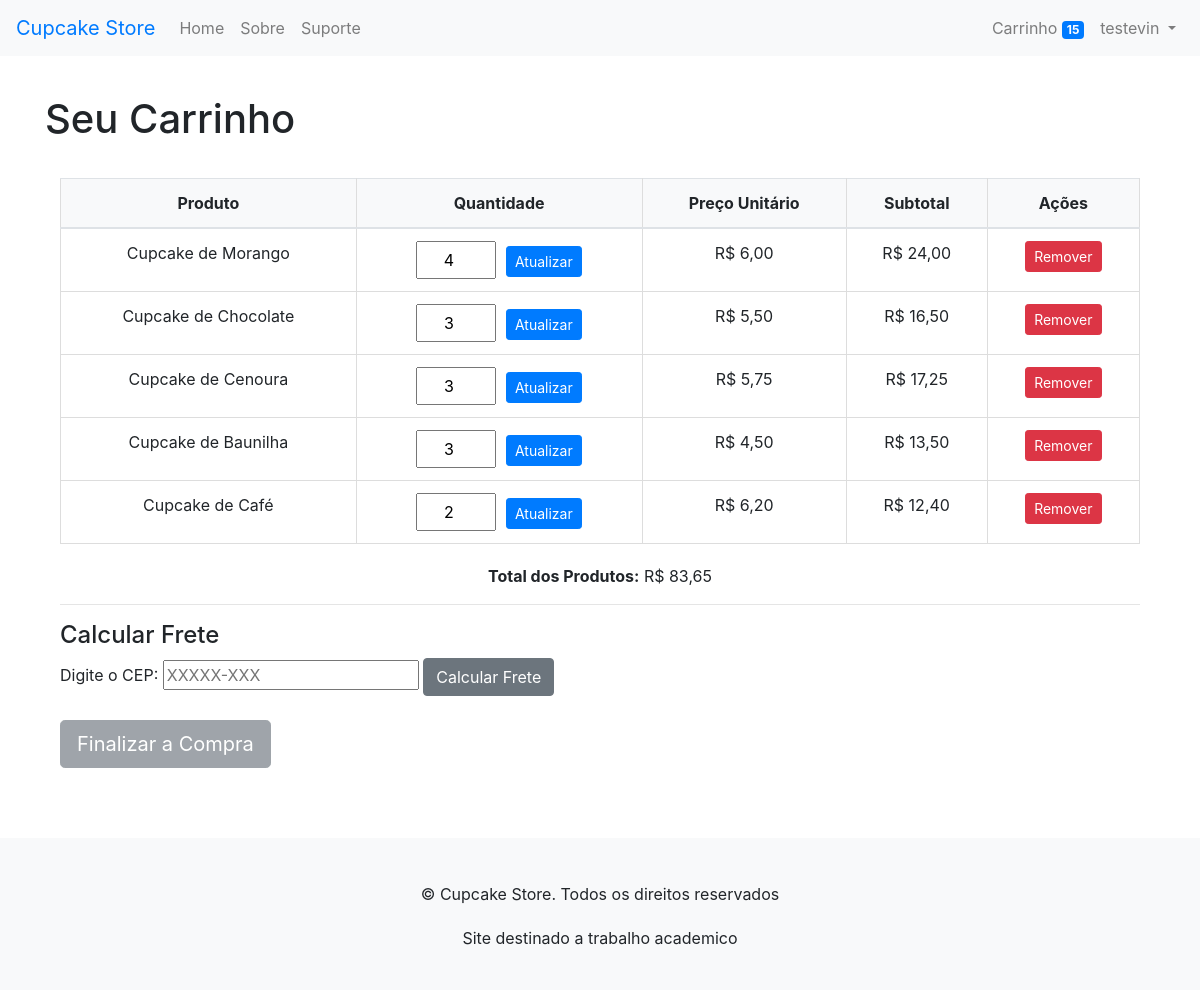
Before: /carrinho/ (signed in) with the older database file.
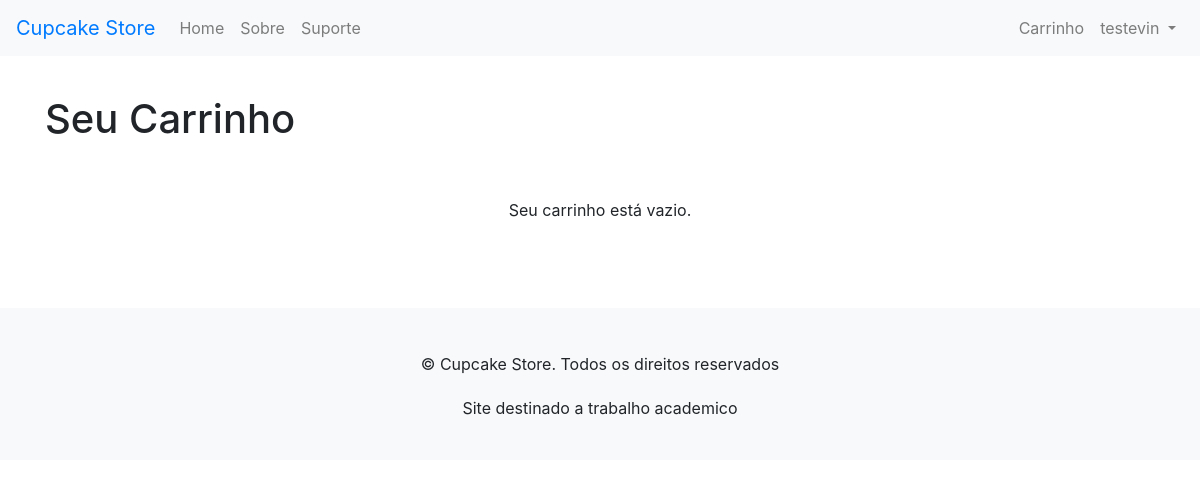
After: the same page with the newer database file.
### meu_app/models.py (models this page shows, shortened)
class CarrinhoProduto(models.Model):
    carrinho = models.ForeignKey(Carrinho, on_delete=models.CASCADE)
    produto = models.ForeignKey(Produto, on_delete=models.CASCADE)
    quantidade = models.PositiveIntegerField(default=1)
    @property
    def subtotal(self):
        return self.quantidade * self.produto.preco

class Produto(models.Model):
    titulo = models.CharField(max_length=100)
    descricao = models.TextField()
    preco = models.DecimalField(max_digits=10, decimal_places=2)
    imagem = models.ImageField(upload_to='produtos/', blank=True, null=True)

### meu_app/views.py (the view, shortened to what this page needs)
# urls.py: path('carrinho/', views.carrinho, name='carrinho'),  # Página do carrinho
@login_required
def carrinho(request):
    carrinho = Carrinho.objects.filter(usuario=request.user).first()
    itens = []
    total_geral = Decimal(0.0)
    frete = None
    erro_cep = None
    total_com_frete = None
    if carrinho:
        itens = carrinho.carrinhoproduto_set.all()
        total_geral = sum(item.subtotal for item in itens)
    return render(request, 'meu_app/carrinho.html', {
        'carrinho': carrinho,
        'itens': itens,
        'total_geral': total_geral,
        'frete': frete,
        'total_com_frete': total_com_frete,
        'erro_cep': erro_cep,
    })

### meu_app/context_processors.py (called while the page is built)
def carrinho_count(request):
    if request.user.is_authenticated:
        carrinho = Carrinho.objects.filter(usuario=request.user).first()
        if carrinho:
            return {'carrinho_count': carrinho.carrinhoproduto_set.aggregate(total=Sum('quantidade'))['total'] or 0}
    return {'carrinho_count': 0}

### meu_app/templates/meu_app/carrinho.html (shortened to what this page needs)
{% extends 'meu_app/base.html' %}
{% block content %}
<h1>Seu Carrinho</h1>
<div class="container">
    {% if carrinho and itens %}
    <table class="table">
        <thead>
            <tr>
                <th>Produto</th>
                <th>Quantidade</th>
                <th>Preço Unitário</th>
                <th>Subtotal</th>
                <th>Ações</th>
            </tr>
        </thead>
        <tbody>
            {% for item in itens %}
            <tr>
                <td>{{ item.produto.titulo }}</td>
                <td>
                    <form method="post" action="{% url 'atualizar_quantidade' item.produto.id %}">
                        <input type="number" name="quantidade" value="{{ item.quantidade }}" min="1">
                        <button type="submit" class="btn btn-primary btn-sm">Atualizar</button>
                    </form>
                </td>
                <td>R$ {{ item.produto.preco }}</td>
                <td>R$ {{ item.subtotal }}</td>
                <td>
                    <form method="post" action="{% url 'remover_item' item.produto.id %}">
                        <button type="submit" class="btn btn-danger btn-sm">Remover</button>
                    </form>
                </td>
            </tr>
            {% endfor %}
        </tbody>
    </table>
    <div class="text-end">
        <p><strong>Total dos Produtos:</strong> R$ {{ total_geral }}</p>
    </div>
    <hr>
    <h4>Calcular Frete</h4>
    <form method="post" action="{% url 'carrinho' %}">
        <label for="cep">Digite o CEP:</label>
        <input
            type="text"
            id="cep"
            name="cep"
            maxlength="9"
            pattern="\d{5}-\d{3}"
            placeholder="XXXXX-XXX"
            required
            oninput="formatarCEP(this)"
        >
        <button type="submit" class="btn btn-secondary">Calcular Frete</button>
    </form>
    <div class="text-end mt-4">
        {% if frete is not None %}
        <form method="get" action="{% url 'finalizar_compra' %}">
            <input type="hidden" name="total_com_frete" value="{{ total_com_frete|floatformat:2 }}">
            <button type="submit" class="btn btn-success btn-lg">Finalizar Compra</button>
        </form>
        {% else %}
        <button type="button" class="btn btn-secondary btn-lg" disabled>
            Finalizar a Compra
        </button>
        {% endif %}
    </div>
    {% else %}
    <p>Seu carrinho está vazio.</p>
    {% endif %}
</div>
{% endblock %}

### meu_app/templates/meu_app/base.html (shortened to what this page needs)
<!DOCTYPE html>
<html lang="en">
<head>
    {% load static %}
    <link rel="stylesheet" href="https://cdn.jsdelivr.net/npm/bootstrap@4.0.0/dist/css/bootstrap.min.css">
    <link rel="stylesheet" href="{% static 'css/style.css' %}">
</head>
<body>
    <header>
        <nav class="navbar navbar-expand-lg navbar-light bg-light shadow">
            <a class="navbar-brand text-primary" href="/">Cupcake Store</a>
            <div class="collapse navbar-collapse" id="navbarNav">
                <ul class="navbar-nav mr-auto">
                    <li class="nav-item">
                        <a class="nav-link" href="{% url 'index' %}">Home</a>
                    </li>
                    <li class="nav-item">
                        <a class="nav-link" href="{% url 'about' %}">Sobre</a>
                    </li>
                    <li class="nav-item">
                        <a class="nav-link" href="{% url 'suporte' %}">Suporte</a>
                    </li>
                </ul>
                <ul class="navbar-nav">
                    <li class="nav-item">
                        <a class="nav-link" href="{% url 'carrinho' %}">
                            Carrinho
                            {% if carrinho_count > 0 %}
                            <span class="badge badge-primary">{{ carrinho_count }}</span>
                            {% endif %}
                        </a>
                    </li>
                    {% if user.is_authenticated %}
                    <li class="nav-item dropdown">
                        <a class="nav-link dropdown-toggle" href="#" id="userDropdown" role="button" data-toggle="dropdown" aria-haspopup="true" aria-expanded="false">
                            {{ user.username }}
                        </a>
                    </li>
                    {% endif %}
                </ul>
            </div>
        </nav>
    </header>
    <main class="container mt-4">
        {% block content %}{% endblock %}
    </main>
    <footer class="text-center py-4 bg-light">
        <p>&copy; Cupcake Store. Todos os direitos reservados</p>
        <p>Site destinado a trabalho academico </p>
    </footer>
</body>
</html>

### store_site/static/css/style.css (style rules this page uses)
.container { margin: 20px auto; padding: 15px; }
p { text-align: center; margin-top: 20px; }

Changed rows visible on the page:
removed CarrinhoProduto: produto.titulo "Cupcake de Morango", quantidade "4", produto.preco "6,00", subtotal "24,00"
removed CarrinhoProduto: produto.titulo "Cupcake de Chocolate", quantidade "3", produto.preco "5,50", subtotal "16,50"
removed CarrinhoProduto: produto.titulo "Cupcake de Cenoura", quantidade "3", produto.preco "5,75", subtotal "17,25"
removed CarrinhoProduto: produto.titulo "Cupcake de Baunilha", quantidade "3", produto.preco "4,50", subtotal "13,50"
removed CarrinhoProduto: produto.titulo "Cupcake de Café", quantidade "2", produto.preco "6,20", subtotal "12,40"
Other visible differences:
{{ carrinho_count }}: "15" → (not shown)
{{ total_geral }}: "83,65" → (not shown)
text no longer shown: "Produto Quantidade Preço Unitário Subtotal Ações Total dos Produtos: R$ Calcular Frete Digite o CEP: Calcular Frete Finalizar a Compra"
text now shown: "Seu carrinho está vazio."
